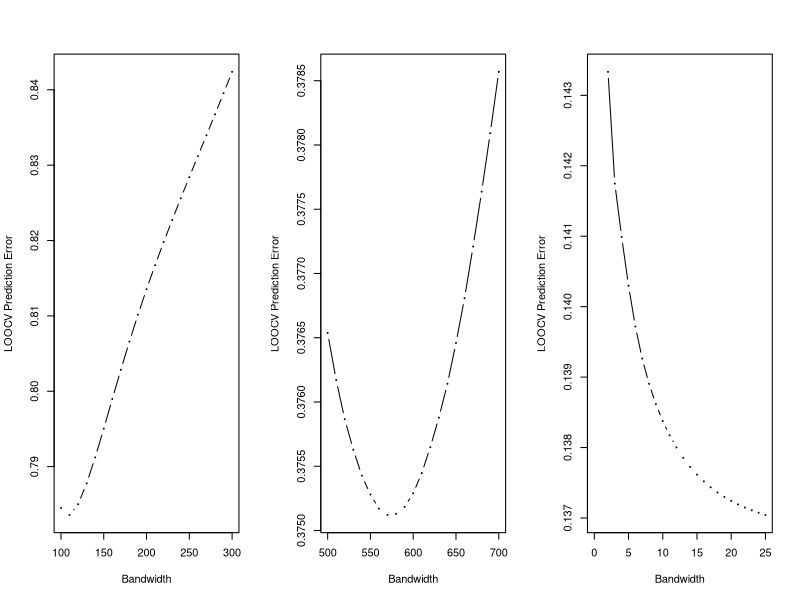
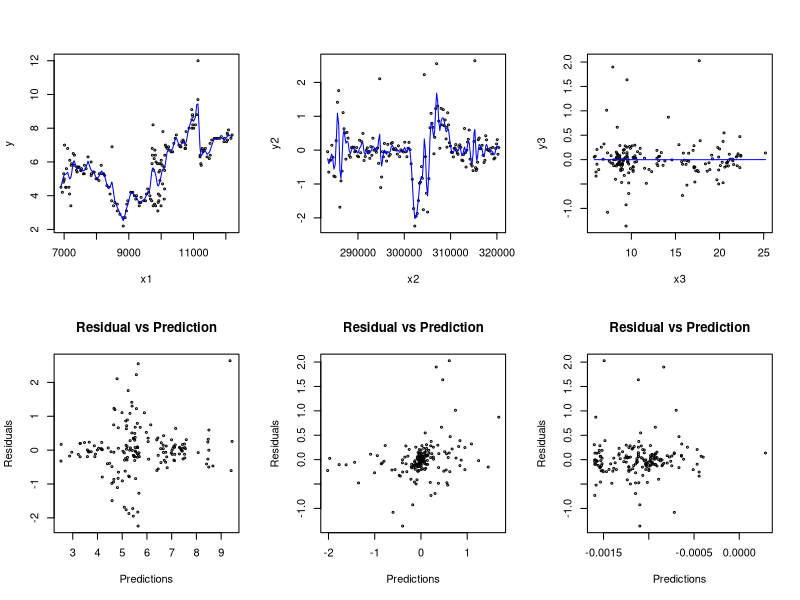
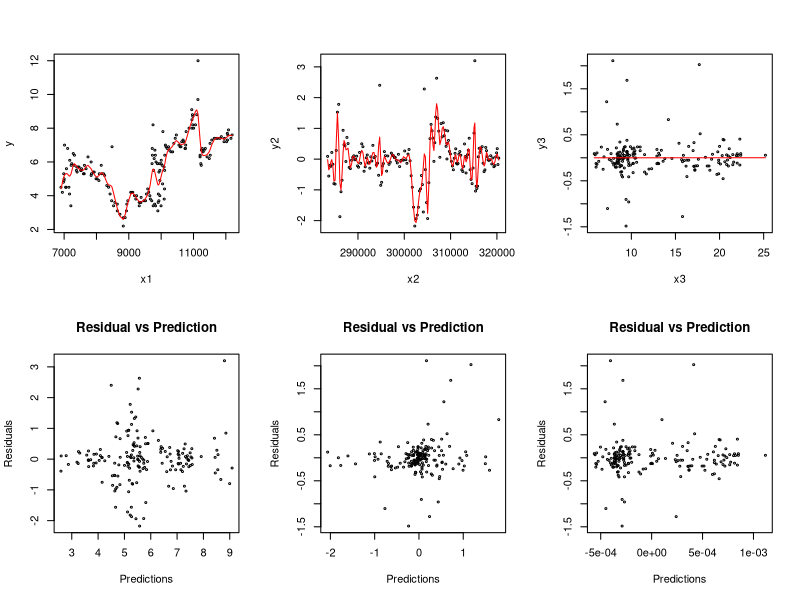
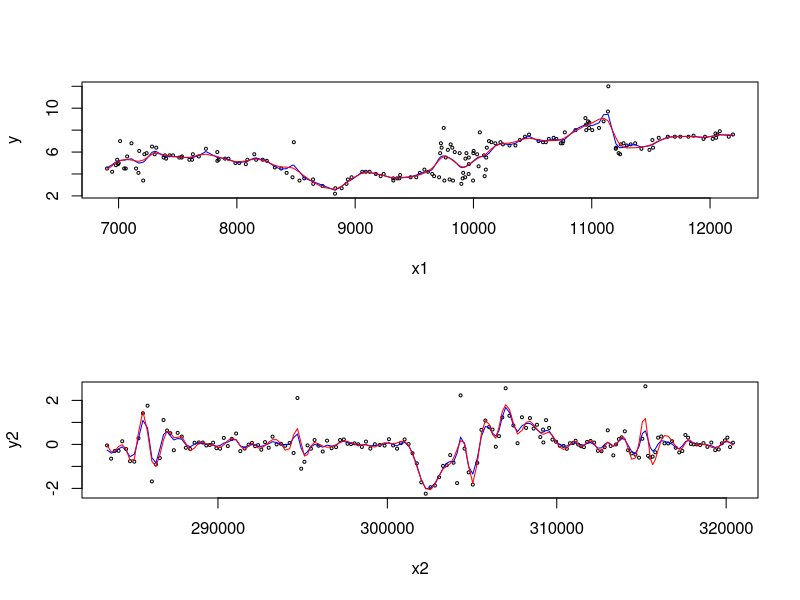
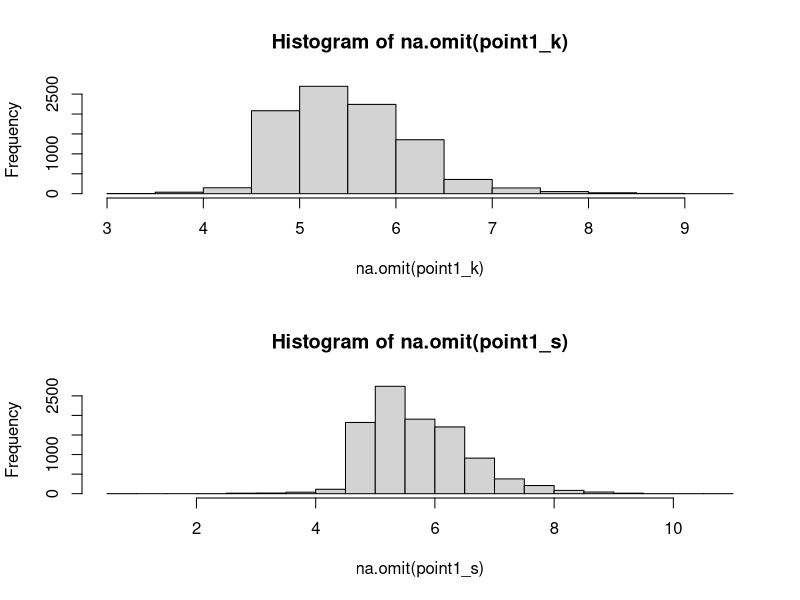
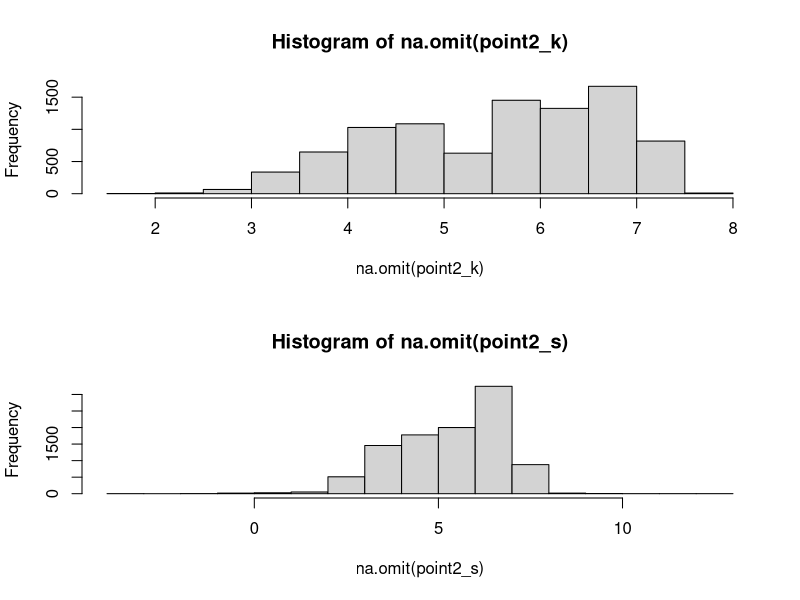

Source code (R) for these figures, in order:
# data
library(ggplot2)
data(economics)
data = data.frame(economics$psavert, economics$pce, economics$pop, economics$uempmed)
n=174
data = data[401:574,]
data = data.frame(1:n, data)
colnames(data)=c("order","y","x1", "x2", "x3")
head(data)

########################################## 1
# Kernel regression
data1 = data[order(data$x1),]
par(mfrow=c(1,3))
# 1
X = data1$x1
Y = data1$y
# Bandwidth selection
h_seq = seq(100, 300, 10)
CV_err = rep(NA,length(h_seq))
for(j in 1:length(h_seq)){
  h = h_seq[j]
  error = rep(NA, n)
  for(i in 1:n){
    xi = X[i]
    yi = Y[i]
    # validation set
    x = X[-i]
    y = Y[-i]
    # training set
    y_hat = ksmooth(x, y, kernel="normal", bandwidth=h, x.points = xi)
    error[i] = (yi - y_hat$y)^2
  }
  CV_err[j] = mean(error)
}
CV_err
plot(h_seq, CV_err, cex = .2, type = 'b', xlab = 'Bandwidth', ylab = 'LOOCV Prediction Error')
min = min(CV_err,na.rm=T)
b1 = h_seq[which(CV_err==min)]
k1 = ksmooth(X, Y, kernel="normal", bandwidth=b1,x.points = X)
y1 = k1$y
e1 = Y - y1
data1 <- data.frame(data1, y1, e1)

# 2
data1 = data1[order(data1$x2),]
X = data1$x2
Y = data1$e1
# Bandwidth selection
h_seq = seq(500, 700, 10)
CV_err = rep(NA,length(h_seq))
for(j in 1:length(h_seq)){
  h = h_seq[j]
  error = rep(NA, n)
  for(i in 1:n){
    xi = X[i]
    yi = Y[i]
    # validation set
    x = X[-i]
    y = Y[-i]
    # training set
    y_hat = ksmooth(x, y, kernel="normal", bandwidth=h, x.points = xi)
    error[i] = (yi - y_hat$y)^2
  }
  CV_err[j] = mean(error)
}
CV_err
plot(h_seq, CV_err, cex = .2, type = 'b', xlab = 'Bandwidth', ylab = 'LOOCV Prediction Error')
min = min(CV_err,na.rm=T)
b2 = h_seq[which(CV_err==min)]
k2 = ksmooth(X, Y, kernel="normal", bandwidth=b2, x.points = X)
y2 = k2$y
e2 = Y - y2
data1 <- data.frame(data1, y2, e2)

# 3
data1 = data1[order(data1$x3),]
X = data1$x3
Y = data1$e2
# Bandwidth selection
h_seq = seq(0, 25, 1)
CV_err = rep(NA,length(h_seq))
for(j in 1:length(h_seq)){
  h = h_seq[j]
  error = rep(NA, n)
  for(i in 1:n){
    xi = X[i]
    yi = Y[i]
    # validation set
    x = X[-i]
    y = Y[-i]
    # training set
    y_hat = ksmooth(x, y, kernel="normal", bandwidth=h, x.points = xi)
    error[i] = (yi - y_hat$y)^2
  }
  CV_err[j] = mean(error)
}
CV_err
plot(h_seq, CV_err, cex = .2, type = 'b', xlab = 'Bandwidth', ylab = 'LOOCV Prediction Error')
min = min(CV_err,na.rm=T)
b3 = h_seq[which(CV_err==min)]
k3 = ksmooth(X, Y, kernel="normal", bandwidth=b3, x.points = X)
y3 = k3$y
e3 = Y - y3
data1 <- data.frame(data1, y3, e3)

# plot 
par(mfrow=c(2,3))
plot(data1$x1, data1$y, cex = .4, xlab = "x1", ylab="y")
lines(k1,col="blue")
plot(data1$x2, data1$e1, cex = .4, xlab = "x2", ylab="y2")
lines(k2,col="blue")
plot(data1$x3, data1$e2, cex = .4, xlab = "x3",ylab="y3")
lines(k3,col="blue")
plot(data1$y1, data1$e1, cex = .4, main="Residual vs Prediction",xlab="Predictions",ylab="Residuals")
plot(data1$y2, data1$e2, cex = .4, main="Residual vs Prediction",xlab="Predictions",ylab="Residuals")
plot(data1$y3, data1$e3, cex = .4, main="Residual vs Prediction",xlab="Predictions",ylab="Residuals")


# (Cubic) Smoothing Spline
data2 = data[1:5]
# 1
data2 = data2[order(data2$x1),]
X = data2$x1
Y = data2$y
s1 = smooth.spline(X, Y, cv=T)
l1 = s1$spar
y1 = predict(s1,X)$y
e1 = Y - y1
data2 <- data.frame(data2, y1, e1)

# 2
data2 = data2[order(data2$x2),]
X = data2$x2
Y = data2$e1
s2 = smooth.spline(X, Y, cv=T)
l2 = s2$spar
y2 = predict(s2,X)$y
e2 = Y - y2
data2 <- data.frame(data2, y2, e2)

# 3
data2 = data2[order(data2$x3),]
X = data2$x3
Y = data2$e2
s3 = smooth.spline(X, Y, cv=T)
l3 = s3$spar
y3 = predict(s3,X)$y
e3 = Y - y3
data2 <- data.frame(data2, y3, e3)

# plot
par(mfrow=c(2,3))
plot(data2$x1, data2$y, cex = .4, xlab = "x1",ylab="y")
lines(s1,col="red")
plot(data2$x2, data2$e1, cex = .4, xlab = "x2",ylab="y2")
lines(s2,col="red")
plot(data2$x3, data2$e2, cex = .4, xlab = "x3",ylab="y3")
lines(s3,col="red")
plot(data2$y1, data2$e1, cex = .4, main="Residual vs Prediction",xlab="Predictions",ylab="Residuals")
plot(data2$y2, data2$e2, cex = .4, main="Residual vs Prediction",xlab="Predictions",ylab="Residuals")
plot(data2$y3, data2$e3, cex = .4, main="Residual vs Prediction",xlab="Predictions",ylab="Residuals")

# compare
par(mfrow=c(2,1))
plot(data1$x1, data1$y, cex = .4, xlab = "x1", ylab="y")
lines(k1,col="blue")
lines(s1,col="red")
plot(data1$x2, data1$e1, cex = .4, xlab = "x2", ylab="y2")
lines(k2,col="blue")
lines(s2,col="red")


########################################## 2
# x1 = 6934.5, 12161.5
# 19096/2    =    9548
# x2 = 283453, 320887
# 604340/2   =    302170
x1_c = 9962
x2_c = 307680
x1_s = 7055
x2_s = 285840

# kernel
y1_c_k = ksmooth(data1$x1, data1$y, kernel="normal", bandwidth=b1, x.points = x1_c)
y2_c_k = ksmooth(data1$x2, data1$e1, kernel="normal", bandwidth=b2, x.points = x2_c)
center_k = y1_c_k$y + y2_c_k$y
y1_s_k = ksmooth(data1$x1, data1$y, kernel="normal", bandwidth=b1, x.points = x1_s)
y2_s_k = ksmooth(data1$x2, data1$e1, kernel="normal", bandwidth=b2, x.points = x2_s)
side_k = y1_s_k$y + y2_s_k$y

# spline
y1_c_s = predict(s1,x1_c)
y2_c_s = predict(s2,x2_c)
center_s = y1_c_s$y + y2_c_s$y
y1_s_s = predict(s1,x1_s)
y2_s_s = predict(s2,x2_s)
side_s = y1_s_s$y + y2_s_s$y


########################################## 3
# bootstrap
B=10000
point1_k = rep(0,B)
point1_s = rep(0,B)
point2_k = rep(0,B)
point2_s = rep(0,B)

for (i in 1:B){
  #sampling data from the original data set with replacement 
  sample = data[sample(nrow(data), 50), ]
  
  #Kernel Regression Method
  kernel = sample[order(sample$x1),]
  X = kernel$x1
  Y = kernel$y
  k1 = ksmooth(X, Y, kernel="normal", bandwidth=b1, x.points = X)
  y1 = k1$y
  point1_k_hat1 = ksmooth(X, Y, kernel="normal", bandwidth=b1, x.points = x1_c)$y
  point2_k_hat1 = ksmooth(X, Y, kernel="normal", bandwidth=b1, x.points = x1_s)$y
  e1 = Y - y1
  kernel <- data.frame(kernel, y1, e1)
  kernel = kernel[order(kernel$x2),]
  X = kernel$x2
  Y = kernel$e1
  k2 = ksmooth(X, Y, kernel="normal", bandwidth=b2, x.points = X)
  y2 = k2$y
  point1_k_hat2 = ksmooth(X, Y, kernel="normal", bandwidth=b2, x.points = x2_c)$y
  point2_k_hat2 = ksmooth(X, Y, kernel="normal", bandwidth=b2, x.points = x2_s)$y
  e2 = Y - y2
  kernel <- data.frame(kernel, y2, e2)
  point1_k[i] = point1_k_hat1 + point1_k_hat2
  point2_k[i] = point2_k_hat1 + point2_k_hat2
  
  #Spline Regression Method
  spline = sample[order(sample$x1),]
  X = spline$x1
  Y = spline$y
  s1 = smooth.spline(X, Y, spar=l1)
  y1 = predict(s1,X)$y
  predict(s1,x1_c)$y
  point1_s_hat1 = predict(s1,x1_c)$y
  point2_s_hat1 = predict(s1,x1_s)$y
  e1 = Y - y1
  spline <- data.frame(spline, y1, e1)
  spline = spline[order(spline$x2),]
  X = spline$x2
  Y = spline$e1
  s2 = smooth.spline(X, Y, spar=l2)
  y2 = predict(s2,X)$y
  point1_s_hat2 = predict(s2,x2_c)$y
  point2_s_hat2 = predict(s2,x2_s)$y
  e2 = Y - y2
  spline <- data.frame(spline, y2, e2)
  point1_s[i] = point1_s_hat1 + point1_s_hat2
  point2_s[i] = point2_s_hat1 + point2_s_hat2
}

# point1_k
hist(na.omit(point1_k))
center_k_mean = mean(na.omit(point1_k))
center_k_sd = sd(na.omit(point1_k))
# point1_s
hist(na.omit(point1_s))
center_s_mean = mean(na.omit(point1_s))
center_s_sd = sd(na.omit(point1_s))
# point2_k
hist(na.omit(point2_k))
side_k_mean = mean(na.omit(point2_k))
side_k_sd = sd(na.omit(point2_k))
# point2_s
hist(na.omit(point2_s))
side_s_mean = mean(na.omit(point2_s))
side_s_sd = sd(na.omit(point2_s))

center_k1 =c(round(center_k_mean-1.645*center_k_sd,4), round(center_k_mean+1.645*center_k_sd,4))
center_s1 =c(round(center_s_mean-1.645*center_s_sd,4), round(center_s_mean+1.645*center_k_sd,4))
side_k1 =c(round(side_k_mean-1.645*side_k_sd,4), round(side_k_mean+1.645*side_k_sd,4))
side_s1 =c(round(side_s_mean-1.645*side_s_sd,4), round(side_s_mean+1.645*side_s_sd,4))

# bias correction
# point1_k
# y_c_k
q = na.omit(point1_k)
p = sum(center_k>q)/10000
z = qnorm(p)
b = mean(q) - q
a = sum(b^3) / (6*(sum(b^2))^(3/2))
l = z + (z+qnorm(0.05))/(1-a*(z+pnorm(0.05)))
q1 = pnorm(l)
u = z + (z+qnorm(0.95))/(1-a*(z+qnorm(0.95)))
q2 = pnorm(u)
center_k2 = quantile(q, c(q1,q2))

# bias correction
# point1_s
# y_c_s
q = na.omit(point1_s)
p = sum(center_s>q)/10000
z = qnorm(p)
b = mean(q) - q
a = sum(b^3) / (6*(sum(b^2))^(3/2))
l = z + (z+qnorm(0.05))/(1-a*(z+pnorm(0.05)))
q1 = pnorm(l)
u = z + (z+qnorm(0.95))/(1-a*(z+qnorm(0.95)))
q2 = pnorm(u)
center_s2 = quantile(q, c(q1,q2))

# bias correction
# point2_k
# y_s_k
q = na.omit(point2_k)
p = sum(side_k>q)/10000
z = qnorm(p)
b = mean(q) - q
a = sum(b^3) / (6*(sum(b^2))^(3/2))
l = z + (z+qnorm(0.05))/(1-a*(z+pnorm(0.05)))
q1 = pnorm(l)
u = z + (z+qnorm(0.95))/(1-a*(z+qnorm(0.95)))
q2 = pnorm(u)
side_k2 = quantile(q, c(q1,q2))

# bias correction
# point2_s
# y_s_s
q = na.omit(point2_s)
p = sum(side_s>q)/10000
z = qnorm(p)
b = mean(q) - q
a = sum(b^3) / (6*(sum(b^2))^(3/2))
l = z + (z+qnorm(0.05))/(1-a*(z+pnorm(0.05)))
q1 = pnorm(l)
u = z + (z+qnorm(0.95))/(1-a*(z+qnorm(0.95)))
q2 = pnorm(u)
side_s2 = quantile(q, c(q1,q2))
